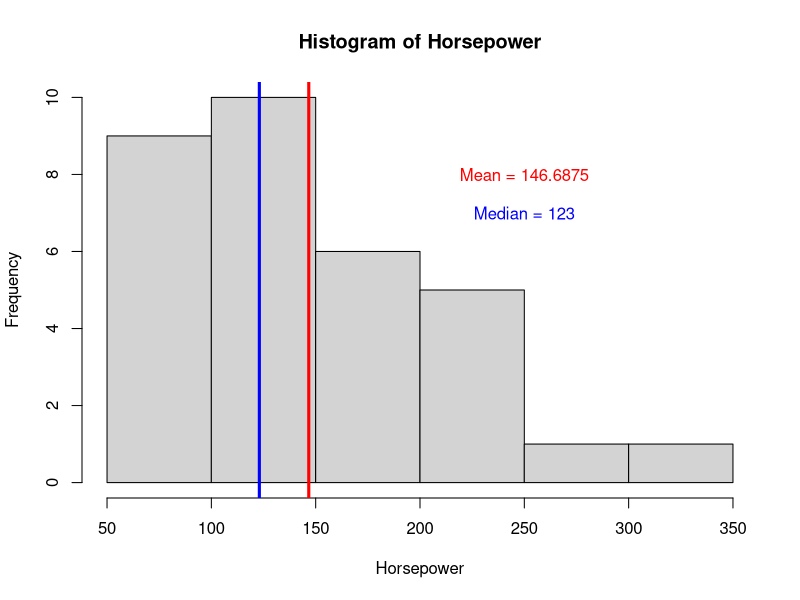
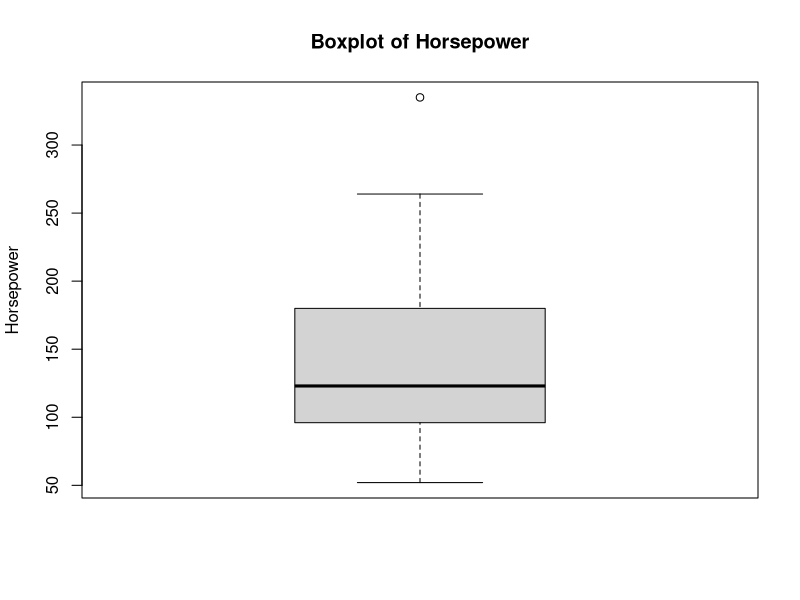

Recreate these plots in R, in order.
##Displaying and Summarizing Data##
##ACDS 1000##

rm(list = ls()) #Remove all objects from the workspace

data("mtcars") #Imports mtcars data from base R
?mtcars

####Mean Example####

?mean() #Get help
mean(mtcars$hp) #Average horsepower

##Test scores example 1##

Scores <- c(93,84, 86, 78, 95, 81, 72, 93, 84, 78, 45, 71, 78, 95, 88)



####Median Example####

?median() #Get help
median(mtcars$hp) #median horsepower

##Test scores example 2##
#sort()




##Histograms##

hist(mtcars$hp, main = "Histogram of Horsepower", xlab = "Horsepower")  # Draw histogram
abline(v = mean(mtcars$hp),                       # Add line for mean
       col = "red",
       lwd = 3)
abline(v = median(mtcars$hp),                       # Add line for median
       col = "blue",
       lwd = 3)
text(x =  250,                   # Add text for mean
     y =  8,
     paste("Mean =", mean(mtcars$hp)),
     col = "red",
     cex = 1)
text(x =  250,                   # Add text for median
     y =  7,
     paste("Median =", median(mtcars$hp)),
     col = "blue",
     cex = 1)



##Test Scores Example 3##


####Quartiles and Tertiles####
?quantile #help

#Quantile of HP
quantile(mtcars$hp)

#Tertiles of HP
quantile(mtcars$hp, probs = seq(0, 1, 1/3))



#Exams Example#


####Trimmed Mean####

#10% trimmed mean#
mean(mtcars$hp, trim=0.1)


#Exams Example 4#




####Sample Proportions####

#Proportion of cars with 6 cylinders#
sum(as.numeric(mtcars$cyl == 6))/nrow(mtcars)


#Colours Example 5#
# c('red', 'red', 'blue', 'green', 'green', 'orange', 'red', 'orange', 'yellow', 'green')





####Sample Variance and Standard Deviation####
?var()
?sd()

#Variance of HP#
var(mtcars$hp)
sd(mtcars$hp)


#Test Scores Example 6#


#Boxplot of the horsepower in base R#

boxplot(mtcars$hp, ylab = "Horsepower", main = "Boxplot of Horsepower")

